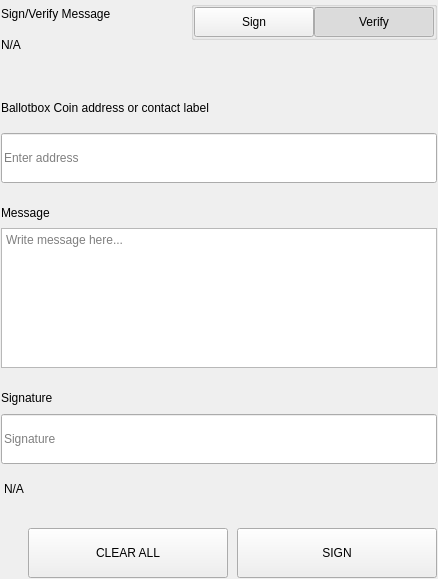
<?xml version="1.0" encoding="UTF-8"?>
<ui version="4.0">
 <class>SettingsSignMessageWidgets</class>
 <widget class="QWidget" name="SettingsSignMessageWidgets">
  <property name="geometry">
   <rect>
    <x>0</x>
    <y>0</y>
    <width>438</width>
    <height>579</height>
   </rect>
  </property>
  <property name="windowTitle">
   <string>Form</string>
  </property>
  <layout class="QVBoxLayout" name="verticalLayout">
   <property name="spacing">
    <number>0</number>
   </property>
   <property name="leftMargin">
    <number>0</number>
   </property>
   <property name="topMargin">
    <number>0</number>
   </property>
   <property name="rightMargin">
    <number>0</number>
   </property>
   <property name="bottomMargin">
    <number>0</number>
   </property>
   <item>
    <widget class="QWidget" name="left" native="true">
     <layout class="QVBoxLayout" name="verticalLayout_3">
      <property name="leftMargin">
       <number>0</number>
      </property>
      <property name="topMargin">
       <number>0</number>
      </property>
      <property name="rightMargin">
       <number>0</number>
      </property>
      <property name="bottomMargin">
       <number>0</number>
      </property>
      <item>
       <widget class="QWidget" name="container_sign" native="true">
        <layout class="QVBoxLayout" name="verticalLayout_2">
         <property name="spacing">
          <number>0</number>
         </property>
         <property name="leftMargin">
          <number>1</number>
         </property>
         <property name="topMargin">
          <number>1</number>
         </property>
         <property name="rightMargin">
          <number>1</number>
         </property>
         <property name="bottomMargin">
          <number>1</number>
         </property>
         <item>
          <layout class="QHBoxLayout" name="horizontalLayout_3" stretch="3,1">
           <property name="spacing">
            <number>40</number>
           </property>
           <item>
            <layout class="QVBoxLayout" name="verticalLayoutTitle">
             <property name="spacing">
              <number>5</number>
             </property>
             <item>
              <widget class="QLabel" name="labelTitle">
               <property name="text">
                <string>Sign/Verify Message</string>
               </property>
              </widget>
             </item>
             <item>
              <widget class="QLabel" name="labelSubtitle1">
               <property name="text">
                <string notr="true">N/A</string>
               </property>
               <property name="wordWrap">
                <bool>true</bool>
               </property>
              </widget>
             </item>
            </layout>
           </item>
           <item alignment="Qt::AlignRight|Qt::AlignTop">
            <widget class="QWidget" name="containerSwitch" native="true">
             <property name="styleSheet">
              <string notr="true">#containerSwitch{
	padding-top:9px;
}</string>
             </property>
             <layout class="QVBoxLayout" name="verticalLayout_6">
              <property name="spacing">
               <number>4</number>
              </property>
              <property name="leftMargin">
               <number>0</number>
              </property>
              <property name="topMargin">
               <number>0</number>
              </property>
              <property name="rightMargin">
               <number>0</number>
              </property>
              <property name="bottomMargin">
               <number>0</number>
              </property>
              <item alignment="Qt::AlignRight">
               <widget class="QGroupBox" name="groupBox">
                <property name="sizePolicy">
                 <sizepolicy hsizetype="Fixed" vsizetype="Preferred">
                  <horstretch>0</horstretch>
                  <verstretch>0</verstretch>
                 </sizepolicy>
                </property>
                <property name="title">
                 <string/>
                </property>
                <property name="alignment">
                 <set>Qt::AlignRight|Qt::AlignTop|Qt::AlignTrailing</set>
                </property>
                <layout class="QHBoxLayout" name="horizontalLayout_4">
                 <property name="spacing">
                  <number>0</number>
                 </property>
                 <property name="leftMargin">
                  <number>0</number>
                 </property>
                 <property name="topMargin">
                  <number>0</number>
                 </property>
                 <property name="rightMargin">
                  <number>0</number>
                 </property>
                 <property name="bottomMargin">
                  <number>0</number>
                 </property>
                 <item>
                  <widget class="QPushButton" name="pushSign">
                   <property name="minimumSize">
                    <size>
                     <width>120</width>
                     <height>30</height>
                    </size>
                   </property>
                   <property name="maximumSize">
                    <size>
                     <width>120</width>
                     <height>30</height>
                    </size>
                   </property>
                   <property name="focusPolicy">
                    <enum>Qt::NoFocus</enum>
                   </property>
                   <property name="text">
                    <string>Sign</string>
                   </property>
                   <property name="checkable">
                    <bool>true</bool>
                   </property>
                   <property name="autoExclusive">
                    <bool>true</bool>
                   </property>
                  </widget>
                 </item>
                 <item>
                  <widget class="QPushButton" name="pushVerify">
                   <property name="minimumSize">
                    <size>
                     <width>120</width>
                     <height>30</height>
                    </size>
                   </property>
                   <property name="maximumSize">
                    <size>
                     <width>120</width>
                     <height>30</height>
                    </size>
                   </property>
                   <property name="focusPolicy">
                    <enum>Qt::NoFocus</enum>
                   </property>
                   <property name="text">
                    <string>Verify</string>
                   </property>
                   <property name="checkable">
                    <bool>true</bool>
                   </property>
                   <property name="checked">
                    <bool>true</bool>
                   </property>
                   <property name="autoExclusive">
                    <bool>true</bool>
                   </property>
                  </widget>
                 </item>
                </layout>
               </widget>
              </item>
              <item alignment="Qt::AlignHCenter|Qt::AlignTop">
               <widget class="QLabel" name="labelSubtitleSwitch">
                <property name="text">
                 <string/>
                </property>
                <property name="alignment">
                 <set>Qt::AlignRight|Qt::AlignTrailing|Qt::AlignVCenter</set>
                </property>
               </widget>
              </item>
             </layout>
            </widget>
           </item>
          </layout>
         </item>
         <item>
          <spacer name="verticalSpacer_2">
           <property name="orientation">
            <enum>Qt::Vertical</enum>
           </property>
           <property name="sizeType">
            <enum>QSizePolicy::Fixed</enum>
           </property>
           <property name="sizeHint" stdset="0">
            <size>
             <width>20</width>
             <height>40</height>
            </size>
           </property>
          </spacer>
         </item>
         <item>
          <widget class="QWidget" name="containerAddress" native="true">
           <property name="sizePolicy">
            <sizepolicy hsizetype="Preferred" vsizetype="Fixed">
             <horstretch>0</horstretch>
             <verstretch>0</verstretch>
            </sizepolicy>
           </property>
           <layout class="QVBoxLayout" name="verticalLayout_5" stretch="0,0">
            <property name="spacing">
             <number>15</number>
            </property>
            <property name="leftMargin">
             <number>0</number>
            </property>
            <property name="topMargin">
             <number>0</number>
            </property>
            <property name="rightMargin">
             <number>0</number>
            </property>
            <property name="bottomMargin">
             <number>0</number>
            </property>
            <item>
             <widget class="QLabel" name="labelSubtitleAddress">
              <property name="minimumSize">
               <size>
                <width>0</width>
                <height>20</height>
               </size>
              </property>
              <property name="maximumSize">
               <size>
                <width>16777215</width>
                <height>20</height>
               </size>
              </property>
              <property name="text">
               <string>Ballotbox Coin address or contact label</string>
              </property>
             </widget>
            </item>
            <item>
             <widget class="QLineEdit" name="addressIn_SM">
              <property name="minimumSize">
               <size>
                <width>0</width>
                <height>50</height>
               </size>
              </property>
              <property name="maximumSize">
               <size>
                <width>16777215</width>
                <height>50</height>
               </size>
              </property>
              <property name="placeholderText">
               <string>Enter address</string>
              </property>
             </widget>
            </item>
           </layout>
          </widget>
         </item>
         <item>
          <spacer name="verticalSpacer_3">
           <property name="orientation">
            <enum>Qt::Vertical</enum>
           </property>
           <property name="sizeType">
            <enum>QSizePolicy::Fixed</enum>
           </property>
           <property name="sizeHint" stdset="0">
            <size>
             <width>20</width>
             <height>20</height>
            </size>
           </property>
          </spacer>
         </item>
         <item>
          <layout class="QVBoxLayout" name="verticalLayout_9">
           <property name="spacing">
            <number>5</number>
           </property>
           <item>
            <widget class="QLabel" name="labelSubtitleMessage">
             <property name="minimumSize">
              <size>
               <width>0</width>
               <height>20</height>
              </size>
             </property>
             <property name="maximumSize">
              <size>
               <width>16777215</width>
               <height>20</height>
              </size>
             </property>
             <property name="text">
              <string>Message</string>
             </property>
            </widget>
           </item>
           <item>
            <widget class="QPlainTextEdit" name="messageIn_SM">
             <property name="minimumSize">
              <size>
               <width>0</width>
               <height>140</height>
              </size>
             </property>
             <property name="maximumSize">
              <size>
               <width>16777215</width>
               <height>140</height>
              </size>
             </property>
             <property name="placeholderText">
              <string>Write message here...</string>
             </property>
            </widget>
           </item>
          </layout>
         </item>
         <item>
          <spacer name="verticalSpacer_4">
           <property name="orientation">
            <enum>Qt::Vertical</enum>
           </property>
           <property name="sizeType">
            <enum>QSizePolicy::Fixed</enum>
           </property>
           <property name="sizeHint" stdset="0">
            <size>
             <width>20</width>
             <height>20</height>
            </size>
           </property>
          </spacer>
         </item>
         <item>
          <widget class="QWidget" name="widget" native="true">
           <property name="minimumSize">
            <size>
             <width>0</width>
             <height>75</height>
            </size>
           </property>
           <property name="maximumSize">
            <size>
             <width>16777215</width>
             <height>16777215</height>
            </size>
           </property>
           <layout class="QVBoxLayout" name="verticalLayout_4">
            <property name="leftMargin">
             <number>0</number>
            </property>
            <property name="topMargin">
             <number>0</number>
            </property>
            <property name="rightMargin">
             <number>0</number>
            </property>
            <property name="bottomMargin">
             <number>0</number>
            </property>
            <item>
             <widget class="QLabel" name="labelSubtitleSignature">
              <property name="minimumSize">
               <size>
                <width>0</width>
                <height>20</height>
               </size>
              </property>
              <property name="maximumSize">
               <size>
                <width>16777215</width>
                <height>20</height>
               </size>
              </property>
              <property name="text">
               <string>Signature</string>
              </property>
             </widget>
            </item>
            <item>
             <widget class="QLineEdit" name="signatureOut_SM">
              <property name="minimumSize">
               <size>
                <width>0</width>
                <height>50</height>
               </size>
              </property>
              <property name="placeholderText">
               <string>Signature</string>
              </property>
             </widget>
            </item>
           </layout>
          </widget>
         </item>
         <item>
          <widget class="QLabel" name="statusLabel_SM">
           <property name="styleSheet">
            <string notr="true">padding-top:5px;</string>
           </property>
           <property name="text">
            <string notr="true">N/A</string>
           </property>
          </widget>
         </item>
         <item>
          <spacer name="verticalSpacer">
           <property name="orientation">
            <enum>Qt::Vertical</enum>
           </property>
           <property name="sizeType">
            <enum>QSizePolicy::Fixed</enum>
           </property>
           <property name="sizeHint" stdset="0">
            <size>
             <width>20</width>
             <height>20</height>
            </size>
           </property>
          </spacer>
         </item>
         <item>
          <layout class="QHBoxLayout" name="horizontalLayout_7">
           <property name="spacing">
            <number>9</number>
           </property>
           <item>
            <spacer name="horizontalSpacer_5">
             <property name="orientation">
              <enum>Qt::Horizontal</enum>
             </property>
             <property name="sizeType">
              <enum>QSizePolicy::Expanding</enum>
             </property>
             <property name="sizeHint" stdset="0">
              <size>
               <width>40</width>
               <height>20</height>
              </size>
             </property>
            </spacer>
           </item>
           <item>
            <widget class="QPushButton" name="pushButtonClear">
             <property name="minimumSize">
              <size>
               <width>200</width>
               <height>50</height>
              </size>
             </property>
             <property name="focusPolicy">
              <enum>Qt::NoFocus</enum>
             </property>
             <property name="text">
              <string>CLEAR ALL</string>
             </property>
            </widget>
           </item>
           <item>
            <widget class="QPushButton" name="pushButtonSave">
             <property name="minimumSize">
              <size>
               <width>200</width>
               <height>50</height>
              </size>
             </property>
             <property name="maximumSize">
              <size>
               <width>200</width>
               <height>50</height>
              </size>
             </property>
             <property name="focusPolicy">
              <enum>Qt::NoFocus</enum>
             </property>
             <property name="text">
              <string>SIGN</string>
             </property>
            </widget>
           </item>
          </layout>
         </item>
        </layout>
       </widget>
      </item>
     </layout>
    </widget>
   </item>
  </layout>
 </widget>
 <resources/>
 <connections/>
</ui>
